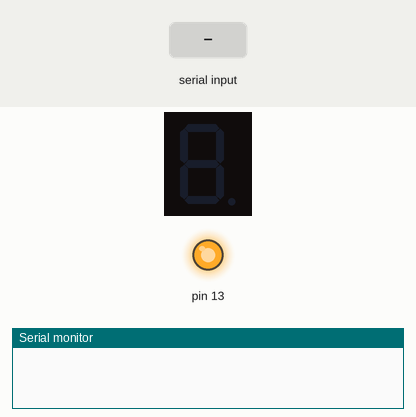
Recording of a sketch running on a simulated Arduino Uno, built with avr-gcc and run on an emulated ATmega328P. Shown: 1-digit seven-segment display, output pins drawn as LEDs (lit = HIGH), the last lines printed to the serial monitor. Wiring (inferred from the names in the program): 1-digit 7-segment display, segments lit when LOW: segments pin 2, pin 4, pin 6, pin 7, pin 8, pin 11, pin 12. Inputs (shaded band) come from the test bench. The segment pins are drawn as the display they are named for; pins used as bus, display or sensor lines are not drawn.

Above: at 1.2 s.
1.3 s: "30,150\n" received over Serial
At 2.2 s:
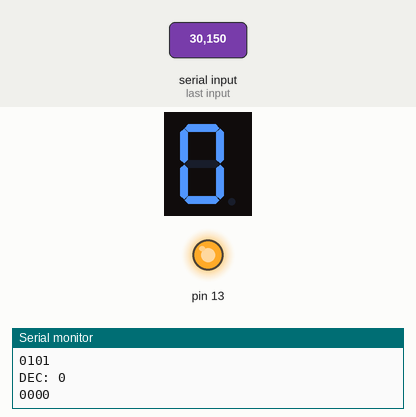
2.8 s: "90,45\n" received over Serial
At 3.3 s:
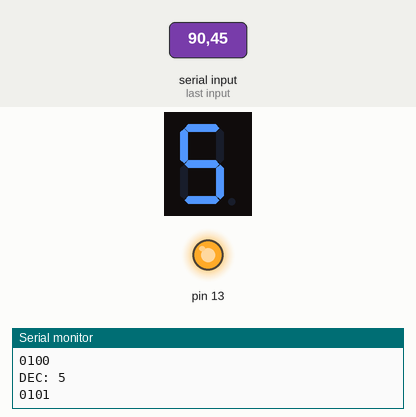
4.3 s: "200\n" received over Serial
At 4.32 s:
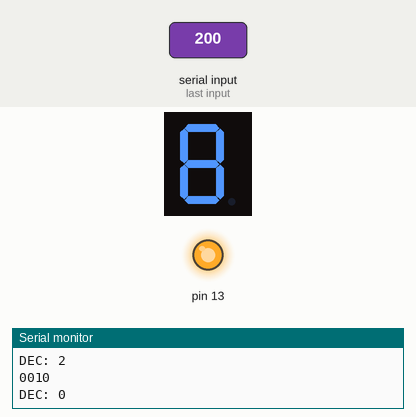
5.8 s: "30,150\n" received over Serial
7.3 s: "5\n" received over Serial
At 7.8 s:
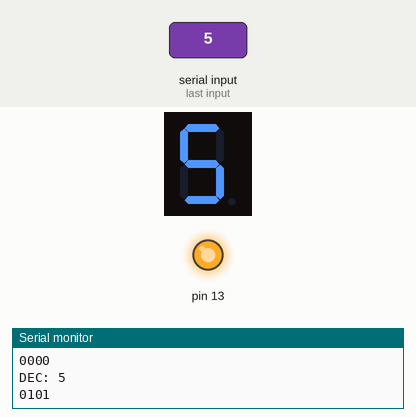
8.8 s: "90\n" received over Serial
At 10.2 s:
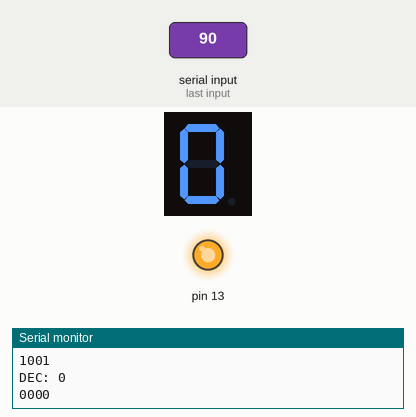
Timing chart, 0 to 11.3 s (numbered marks = the images above; inputs shaded):
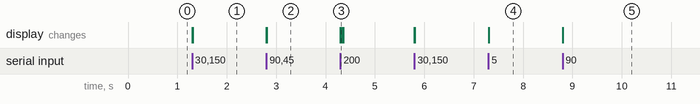

The sketch:

Vincent_Hu_02r.ino
```cpp
// Project 2r
// Vincent Hu

#define A 2
#define B 4
#define C 6
#define D 7
#define E 8
#define F2 11 //F couldn't be used for some reason
#define G 12
#define SRC 13

#define ISPORTD(n) ((n) <= 7 && (n) >= 0)
#define ISPORTB(n) ((n) <= 13 && (n) >=8)

int inByte; // for incoming serial data
int pins[7] = {A,B,C,D,E,F2,G}; // array of active pins

/*Functions to return specific bit of number*/
int b0(int n) { return n&1; }
int b1(int n) { return (n>>1)&1; }
int b2(int n) { return (n>>2)&1; }
int b3(int n) { return (n>>3)&1; }

/*Functions to return boolean value for activating segs*/
int seg_a(int n){ return !(b1(n)||b3(n)||(b2(n)&&b0(n))||(!b2(n)&&!b0(n))); }
int seg_b(int n){ return (b2(n)&&!b1(n)&&b0(n))||(b2(n)&&b1(n)&&!b0(n)); }
int seg_c(int n){ return !(!b1(n)||b0(n)||b2(n)); }
int seg_d(int n){ return !(b3(n)||(b1(n)&&!b0(n))||(!b2(n)&&b1(n))||(!b2(n)&&!b0(n))||(b2(n)&&!b1(n)&&b0(n))); }
int seg_e(int n){ return !((b1(n)&&!b0(n))||(!b2(n)&&!b0(n))); }
int seg_f(int n){ return (b1(n)&&b0(n))||(!b2(n)&&b1(n))||(!b3(n)&&!b2(n)&&b0(n)); }
int seg_g(int n){ return (b2(n)&&b1(n)&&b0(n))||(!b3(n)&&!b2(n)&&!b1(n)); }

/*Prints out truth table for each digit*/
void debug_seg()
{
  for(int num = 0; num < 10; num++)
  {
   Serial.print(seg_a(num));
   Serial.print(seg_b(num));
   Serial.print(seg_c(num));
   Serial.print(seg_d(num));
   Serial.print(seg_e(num));
   Serial.print(seg_f(num));
   Serial.print(seg_g(num));
   Serial.println();
  }
}

// turns segs on/off based on num
void displayNum(int num)
{
    // reset the pins
    PORTB &= 0;
    PORTD &= 0;
    configPinPort(SRC, 1);

    // display new pin config
    for(int i=0; i < 8; i++)
    {
      int pin = pins[i];
      switch(pin) {
        case A: configPinPort(A, seg_a(num)); break;
        case B: configPinPort(B, seg_b(num)); break;
        case C: configPinPort(C, seg_c(num)); break;
        case D: configPinPort(D, seg_d(num)); break;
        case E: configPinPort(E, seg_e(num)); break;
        case F2: configPinPort(F2, seg_f(num)); break;
        case G: configPinPort(G, seg_g(num)); break;
      }
    }
}

void configPinPort(int pin, int val)
{
  if(ISPORTB(pin))
  {
   pin -= 8;
   PORTB |= val<<pin;
  }
  else if(ISPORTD(pin))
  {
    PORTD |= val<<pin;
  }
}

void configPinDDR(int pin, int val)
{
  if(ISPORTB(pin))
  {
   pin -= 8;
   DDRB |= val<<pin;
  }
  else if(ISPORTD(pin))
  {
    DDRD |= val<<pin;
  }
}

void setup() {

  Serial.begin(9600); // opens serial port, sets data rate to 9600 baud

  configPinDDR(SRC, 1);
  configPinPort(SRC, 1);

  for(int i = 0; i < 8; i++)
  {
    configPinDDR(pins[i], 1);
    configPinPort(pins[i], 1);
  }
}

void loop() {
 if (Serial.available() > 0) {
    // read the incoming byte:

    inByte = Serial.read();
    int num = inByte - '0';

    // display num if is a num, otherwise just loop through the nums for fun
    if(num >= 0 && num < 10)
    {
      // print out decimal and binary representations of number
      Serial.print("DEC: ");
      Serial.println(num, DEC); // decimal

      Serial.print(b3(num));
      Serial.print(b2(num));
      Serial.print(b1(num));
      Serial.println(b0(num));

      displayNum(num);
    }
 }

}
```

Measured:
- after the input at 1.3 s, the display: first changes at once (image 1 shows a later state)
- after the input at 2.8 s, the display: first changes at once (image 2 shows a later state)
- after the input at 4.3 s, the display: first changes at once (image 3 shows a later state)
- after the input at 7.3 s, the display: changes at once (image 4)
- after the input at 8.8 s, the display: first changes at once (image 5 shows a later state)
